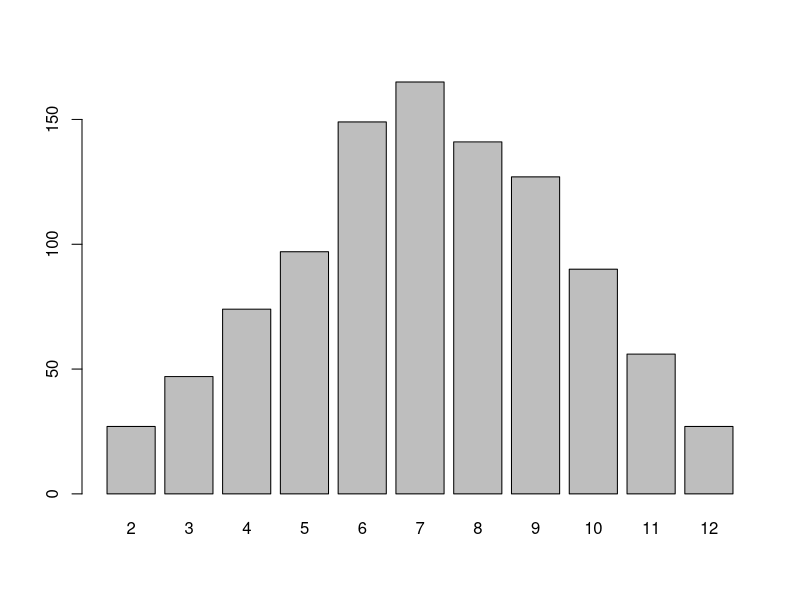
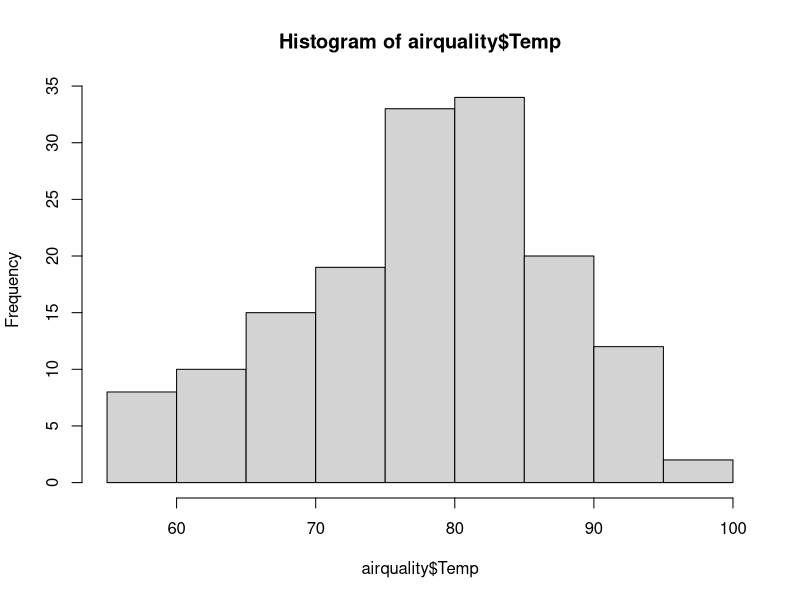
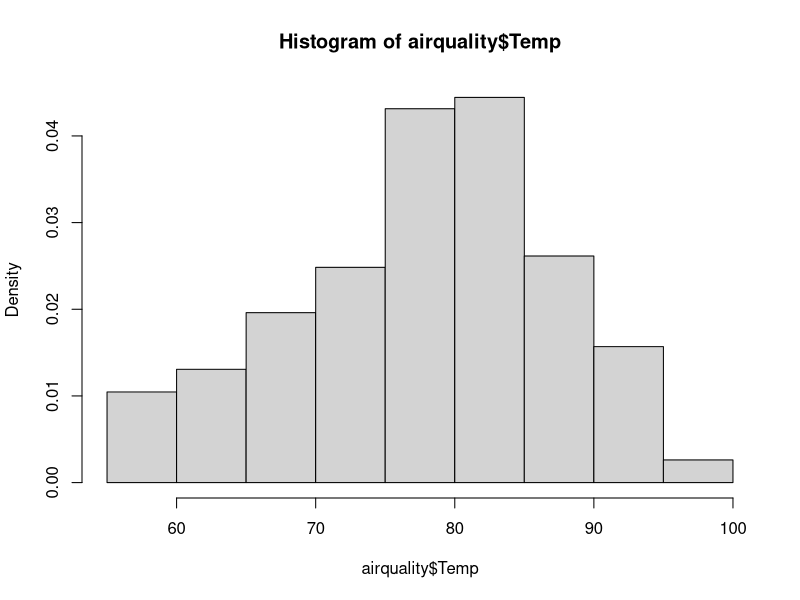
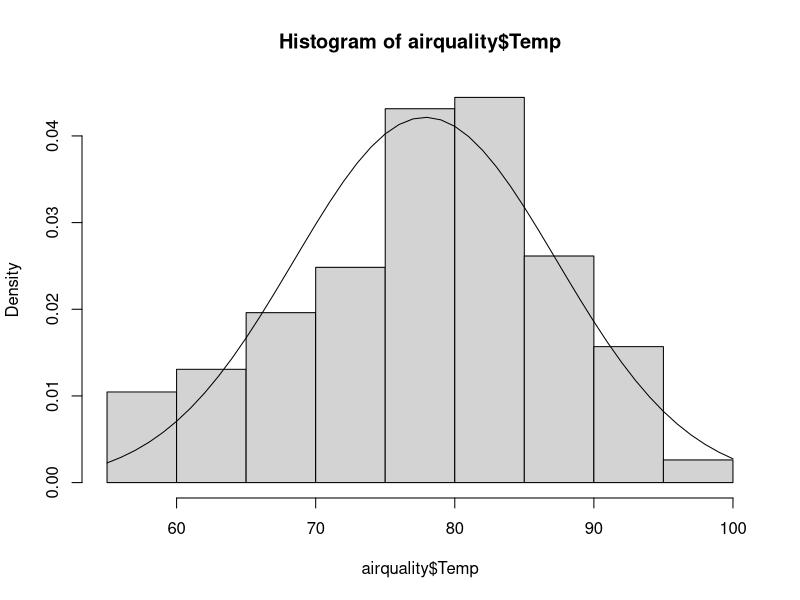
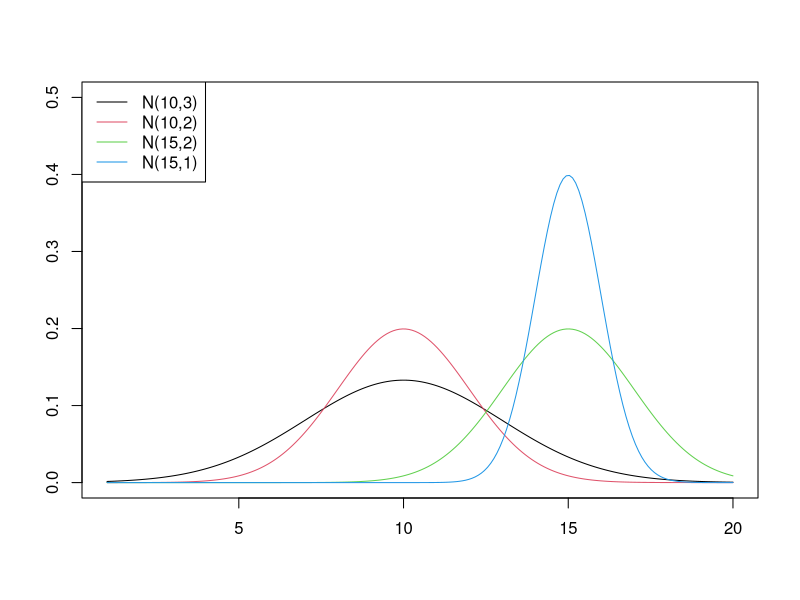
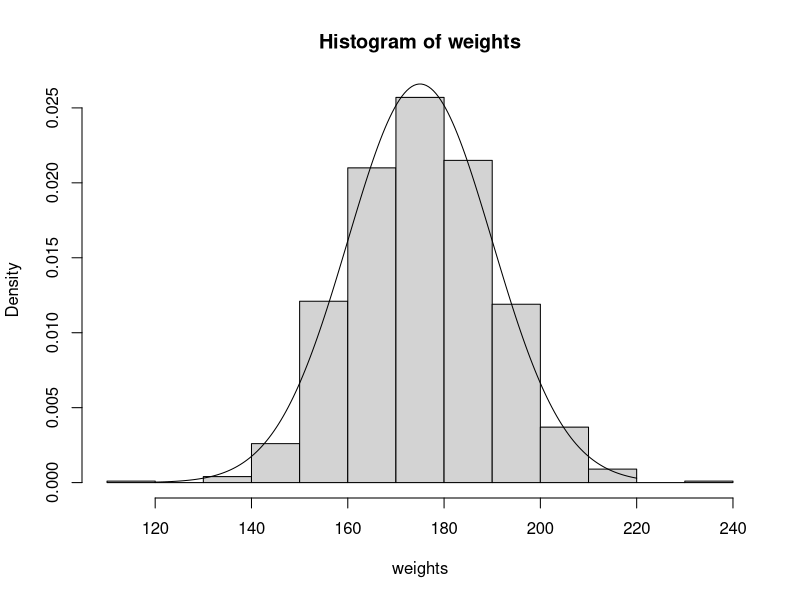
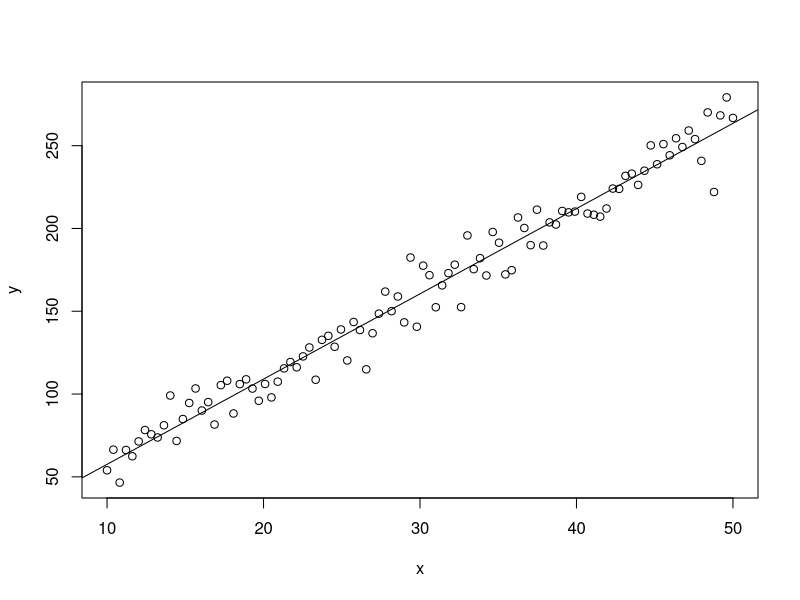
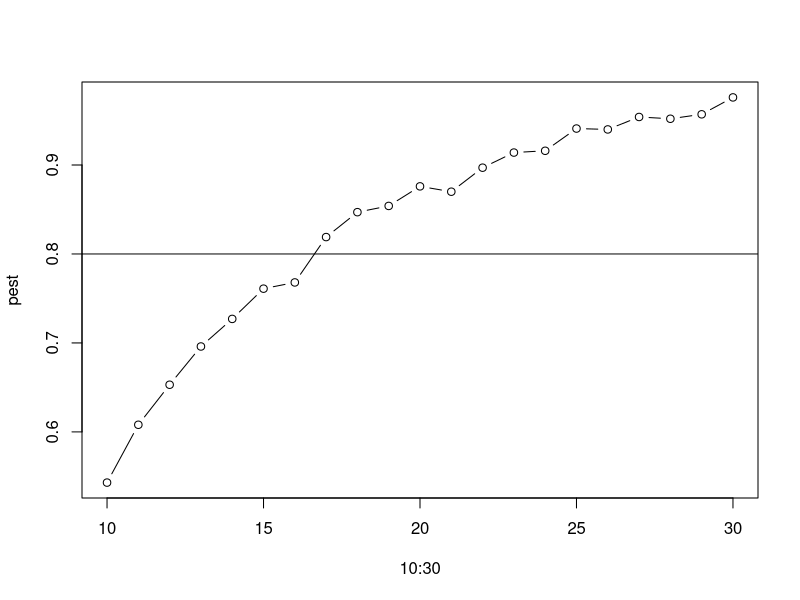

Source code (R) for these figures, in order:
#' ---
#' title: "Data Wrangling in R: Generating/Simulating data"
#' author: "Clay Ford"
#' date: "Spring 2015"
#' output: pdf_document
#' ---


# It is often desirable to generate fake data. Sometimes we just want data to 
# play around with. Other times we want to generate data similar to what we 
# expect to collect to see if our proposed analysis works as expected. R has
# excellent facilities for generating random data.


# sampling data -----------------------------------------------------------

# In statistics we usually can't measure every member of population. The best we
# can do is take a sample and then use that sample as a surrogate for the 
# population of interest. A common example is national election polling. It's 
# impractical to ask every registered voter who they will vote for. Therefore 
# pollsters will take a (hopefully random) sample of about 1000 people to draw
# inferences about how the entire population of registered voters will vote.

# R allows us to simulate this kind of random sampling. A basic but powerful 
# function for this is sample(). The syntax is sample(x, size, replace) where x 
# is either a vector of one or more elements from which to choose, or a positive
# integer, size is a non-negative integer giving the number of items to choose, 
# and replace is a logical setting about whether sampling be with replacement
# (The default is FALSE).

# We can use sample to generate the roll of a die
sample(x=1:6, size=1)

# With replicate(), we can simulate the roll of a die 1000 times. The syntax for
# replicate() is replicate(n, expr) where n is the number of replications and 
# expr is the expression to replicate. Here we replicate 1000 rolls of a fair
# die.
replicate(n=1000, sample(x=1:6, size=1))

# Using table, we can simulate a 1000 die rolls and tally up the totals
table(replicate(n=1000,sample(1:6,1)))

# To simulate rolling two dice, or rolling a die two times, we need to set size
# = 2 and replace = TRUE. If we don't set replace = TRUE, then we would never
# roll a pair.
sample(x=1:6, size=2, replace=T)

# again we can use replicate to simulate rolling two dice a 1000 times. The
# result is a matrix.
diceRolls <- replicate(n=1000, sample(x=1:6, size=2, replace = TRUE))
# First 10 rolls:
diceRolls[,1:10]

# and then we can summarize the distribution of the sum of the dice:
table(apply(diceRolls, 2, sum))

# and graph if we want:
barplot(table(apply(diceRolls, 2, sum)))

# generating random data from a probability distribution ------------------

# Theoretical probability distributions are often used to model distributions of
# data in real life. For example, let's look at the airquality dataset that
# comes with R:
head(airquality)

# How are the Temperature values distributed? We can use the hist() function to
# get an idea:
hist(airquality$Temp)

# We can think of the ranges on the x-axis as bins and the bars representing 
# items stacked in the bins. Notice the y axis says "Frequency". We can also 
# think of the bars as representing proportions such that they all sum to 1 or 
# 100%. We can have R create the histogram with this representation using
# freq=FALSE.
hist(airquality$Temp, freq=FALSE)

# Notice the y-axis has changed to Density. To calculate the approximate 
# proportion of values in, say, the 65-70 bin, multiply the bin width by the bar
# height. We can do this by saving the histogram to an object:
ho <- hist(airquality$Temp, freq=FALSE)

# investigate the object. Notice it contains the bin breaks ("breaks") and bar
# heights, ("density"):
str(ho)

# we can calculate the proportions exactly as follows:
diff(ho$breaks) * ho$density

# notice they sum to 1
sum(diff(ho$breaks) * ho$density)

# Histograms with bars as proportions can be thought of as an empirical
# distribution. It turns out that many such distributions can be modelled or
# approximated with theoretical distributions. Below is one way to superimpose a
# theoretical distribution over an empirical distribution:
x <- 55:100
lines(x, y = dnorm(x, mean = mean(airquality$Temp), sd=sd(airquality$Temp)))

# We see the empirical distribution of Temps is pretty close to a theoretical 
# Normal distribution with mean and standard deviation equal to the mean and
# standard deviation of the Temps data.

# The lines() function plots lines by plugging the values in x into the 
# expression in y. The mathematical expression for a normal curve can be called 
# with the dnorm() function. It's arguments are x (numbers on the x-axis), mean 
# and standard deviation. The mean is the value at the hump and the standard 
# deviation is the distance from the mean to the inflection point on the graph.
# Formally we say the normal distribution has two parameters.

# R lets us easily explore the Normal distribution
plot(x=seq(1,20,length.out = 200), y = seq(0,0.5, length.out = 200), 
     type="n", xlab="", ylab="")
x <- seq(1,20,length.out = 200)
lines(x, y = dnorm(x, mean = 10, sd=3), col=1)
lines(x, y = dnorm(x, mean = 10, sd=2), col=2)
lines(x, y = dnorm(x, mean = 15, sd=2), col=3)
lines(x, y = dnorm(x, mean = 15, sd=1), col=4)
legend("topleft",legend = c("N(10,3)","N(10,2)","N(15,2)","N(15,1)"),col = 1:4, lty=1)

# Now that we know a little about the normal distribution, let's explore how we 
# can randomly generate data from it. Using the rnorm() function, we can 
# generate values from a Normal distribution of our choosing. For instance, 
# maybe I want some fake data representing the weights of male college freshmen.
# It's not a stretch to assume these data would be normally distributed, say 
# with a mean of 175 and a standard deviation of 15. We can generate a 100
# values from this hypothetical distribution as follows:
weights <- rnorm(n = 1000, mean = 175, sd = 15)
head(weights)
# The histogram of this data should look normal:
hist(weights, freq=F)
# It does. How does the theoretical normal curve fit?
x <- seq(120, 220, length.out = 200)
lines(x, y=dnorm(x, 175, 15))

# In simple linear regression we assume errors are normally distributed with 
# mean = 0 and some finite standard deviation. We can use rnorm() to generate 
# random errors and hence reverse engineer data suitable for simple linear
# regression:
x <- seq(10,50,length.out = 100)
y <- 10 + 5*x + rnorm(100,sd=10)
plot(x,y)
mod <- lm(y ~ x)
summary(mod)
abline(mod)

# simulate two-sample t tests to find power

# there is a function for this:
power.t.test(n = 20, delta = 1)

# Let's do a t-test with some sample data
tout <- t.test(rnorm(20,5,1),rnorm(20,6,1),alternative = "two.sided")
# note the structure of tout
str(tout)
# pull out just the p-value
tout$p.value

# Now do 1000 t-tests:
out <- replicate(1000, t.test(rnorm(20,5,1),rnorm(20,6,1),alternative = "two.sided")$p.value)
# count the number of p-values less than 0.05 and divide by 1000 to estimate "power"
sum(out < 0.05)/1000


# We can pretty much do this for any model.

# simulate two-sample t tests to find sample size

power.t.test(delta = 1, power = 0.8)

tpower <- function(n, N=1000){
  out <- replicate(N, t.test(rnorm(n,5,1),rnorm(n,6,1),alternative = "two.sided")$p.value)
  sum(out < 0.05)/1000
}

pest <- sapply(10:30,tpower)
plot(10:30,pest, type="b")
abline(h=0.8) # add line for 80% power


nout <- numeric(length(10:30))
for(i in 10:30){
  nout[i] <- tpower(n=12)
}



# set seed to replicate results; doesn't matter what the "seed" is.
set.seed(123)

# generating known data or fixed levels

rep(c("male","female"), times=4)
rep(c("male","female"), each=4)
rep(c("male","female"), length.out=4)

# Notice these are character class.
class(rep(c("male","female"), length.out=4))

# If we wanted a factor we would need to explicitly declare it a factor
factor(rep(c("male","female"), each=4))

# The gl() function can also be used to generate a factor. The basic syntax is 
# gl(n, k, length, labels), where n is number of levels, k is number of 
# replications, length is length of result, and labels is a character vector of
# options factor level names.

# 3 levels repeated twice
gl(n = 3, k = 2)

# 3 levels repeated twice until filling a vector of size 20
gl(n = 3, k = 2, length=20)

# levels repeated once each until filling a vector of size 20
gl(n = 3, k = 1, length=20)

# same as previous with labels
gl(n = 3, k = 1, length=20, labels=c("win","lose","draw"))



# Bootstrapping -----------------------------------------------------------


